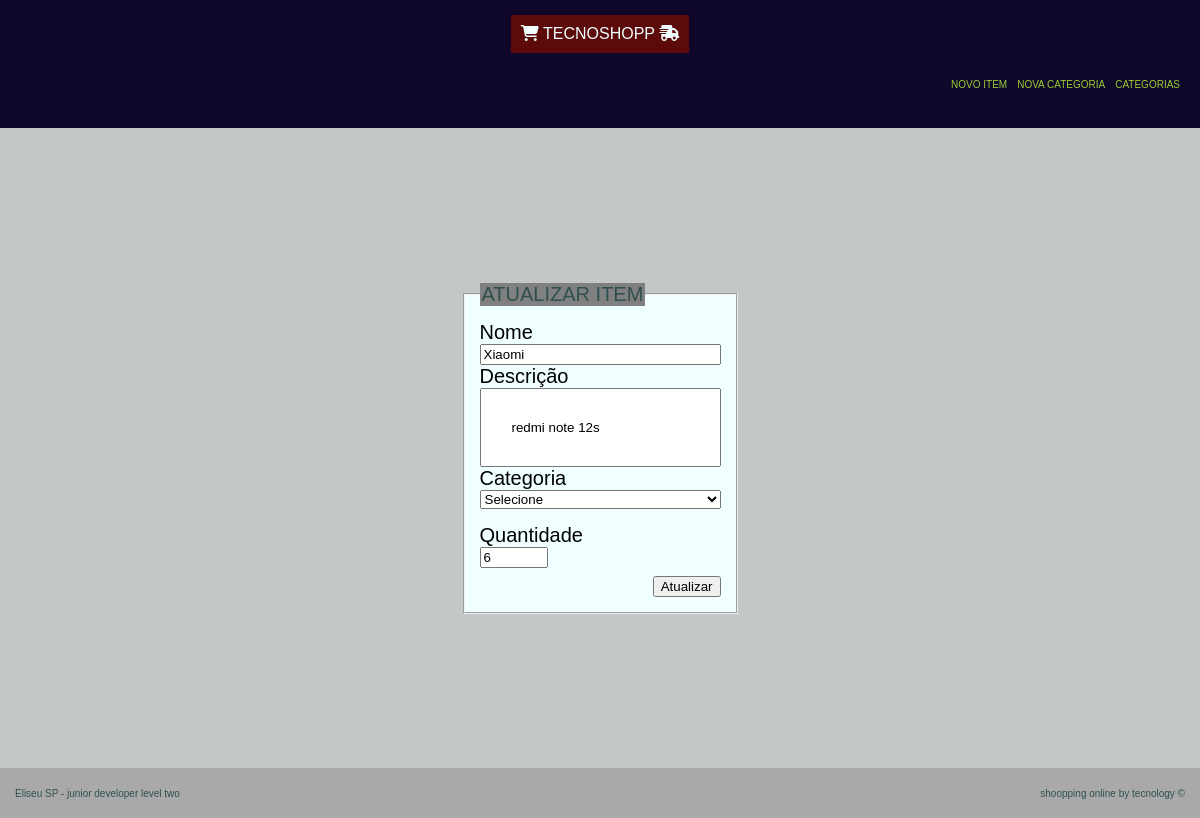
/atualizar/produto/36/, run on an earlier commit of the app's database.
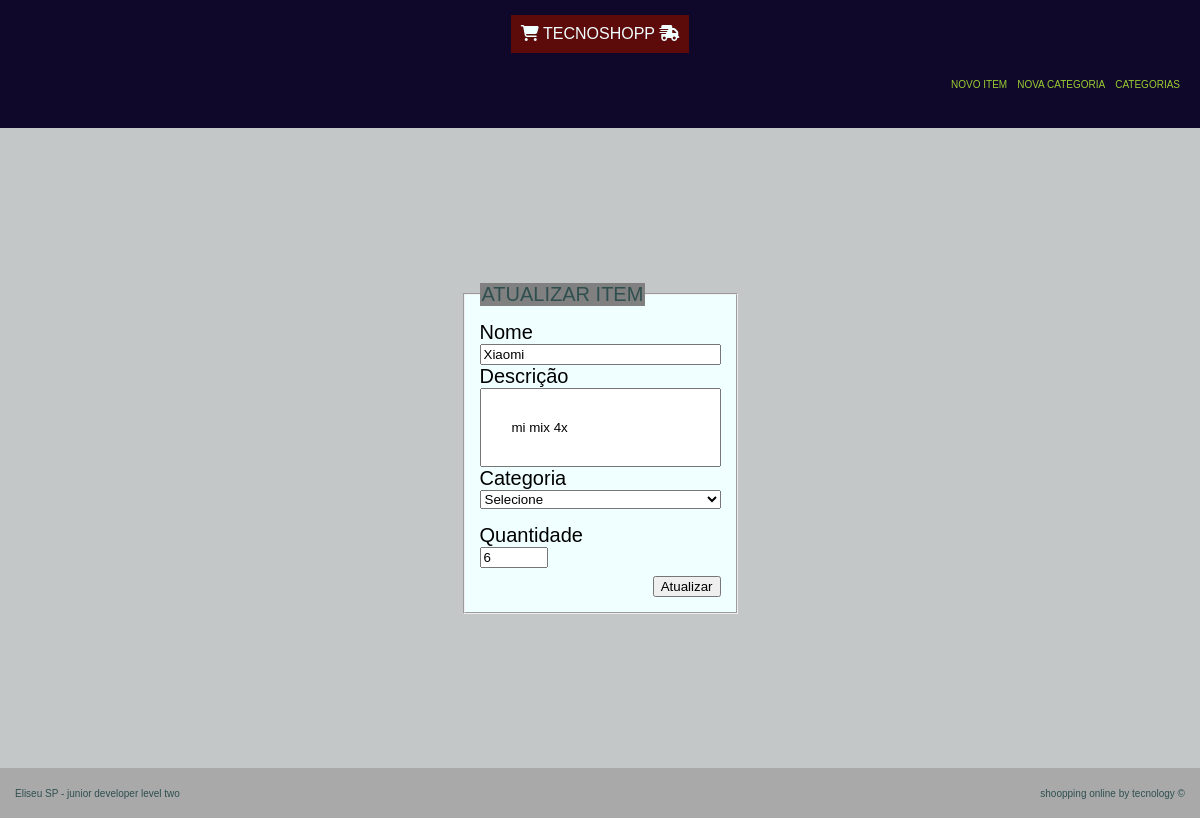
And on a later commit of the database.
### tecno/models.py (models this page shows, shortened)
class Produto(models.Model):
    index = models.BigAutoField(primary_key=True)
    nome = models.CharField(max_length=50, null=False)
    descricao = models.TextField()
    categoria = models.ForeignKey(Categoria, on_delete= models.PROTECT)
    quantidade = models.IntegerField()

### tecno/views/atualizar_produto.py (the view)
# urls.py: path('atualizar/produto/<int:index>/', atualizar_produto, name='atualizar_produto'),
def atualizar_produto(request, index):
    nome = request.POST.get('nome')
    descricao = request.POST.get('descricao')
    categoria = request.POST.get('categoria')
    quantidade = request.POST.get('quantidade')
    produto = Produto.objects.filter(index = index)
    if request.method == 'POST':
        Produto.objects.filter(index = index).update(nome = nome, descricao = descricao, categoria = Categoria.objects.get(index = categoria), quantidade = quantidade)
        messages.success(request, 'Item Atulizado com sucesso!')
        return redirect('lista_produto')
    lista_categoria = Categoria.objects.all()
    context = {
        'produto' : produto,
        'categoria': lista_categoria
    }
    return render(request, 'produto/atualizar_produto.html', context = context )

### templates/produto/atualizar_produto.html (shortened to what this page needs)
{% extends 'index.html' %}
{% block content %}
    <form class="formulario" action="#" method="post">
        <fieldset>
            <legend>Atualizar Item</legend>
            {% for p in produto %}
                <label for="nome">Nome</label>
                <input type="text" name="nome" id="nome" value="{{p.nome}}" required>
                <label for="descricao">Descrição</label>
                <input class="form-descricao" type="text" name="descricao" id="descricao" value="{{p.descricao}}">
                <label for="categoria">Categoria</label>
                <select name="categoria" id="categoria" required>
                    <option value="">Selecione</option>
                </select>
                <label for="quantidade">Quantidade</label>
                <input class="quantidade-input" type="number" min="0" max="2000" name="quantidade" id="quantidade" value="{{p.quantidade}}" required>
                <div>
                    <input type="submit" value="Atualizar">
                </div>
            {% endfor %}
        </fieldset>
    </form>
{% endblock %}

What changed in the data, as far as the page shows it:
changed Produto "Xiaomi": descricao "redmi note 12s" → "mi mix 4x"
